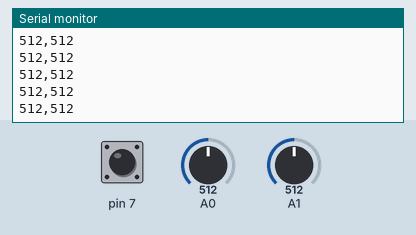
Simulated run of this sketch. Board: Arduino Uno, built with avr-gcc and run on an emulated ATmega328P. Parts: the last lines printed to the serial monitor. The inputs (shaded band) are chosen by the test bench; at power-on: A1 = 512, A0 = 512, pin 7 HIGH.

Above: at 4.2 s.
4.3 s: A1 set to 1023
At 5.2 s:
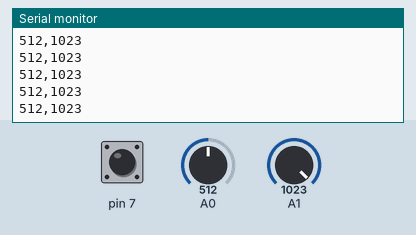
7.3 s: A1 set to 987
At 8.4 s:
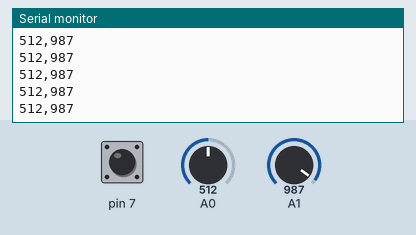
8.8 s: A0 set to 991
At 9.7 s:
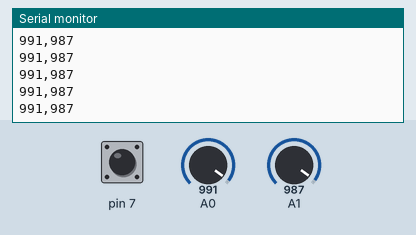
10.3 s: A0 set to 1018
At 11.0 s:
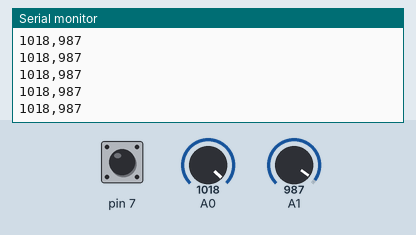
Timing chart, 0 to 13.3 s (numbered marks = the images above; inputs shaded):
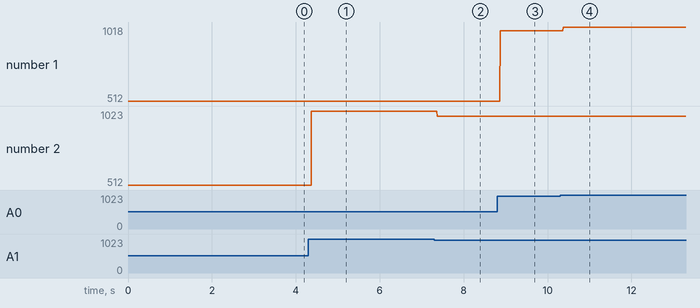

Measured:
- after the input at 4.3 s, the serial monitor: prints a new line after 0.07 s (image 1)
- after the input at 7.3 s, the serial monitor: prints a new line after 0.07 s (image 2)
- after the input at 8.8 s, the serial monitor: prints a new line after 0.07 s (image 3)
- after the input at 10.3 s, the serial monitor: prints a new line after 0.07 s (image 4)
- plotted number 1: 512 → 991 after the input at 8.8 s, 991 → 1018 after the input at 10.3 s
- plotted number 2: 512 → 1023 after the input at 4.3 s, 1023 → 987 after the input at 7.3 s

The sketch:

joystick-control-xy-plotter.ino
```cpp
/*
 * Baglanti semasi
 * Joystick    Arduino
 * ------------------
 * VRX         A0
 * VRY         A1
 * SW(Switch)  7
 */
void setup() {
  pinMode(7, INPUT_PULLUP);
  Serial.begin(9600);
}
void loop() {
  int x = analogRead(A0);
  int y = analogRead(A1);
  byte buton = digitalRead(7);
  Serial.print(x);
  Serial.print(",");
  Serial.println(y);
  delay(1);
}
```
